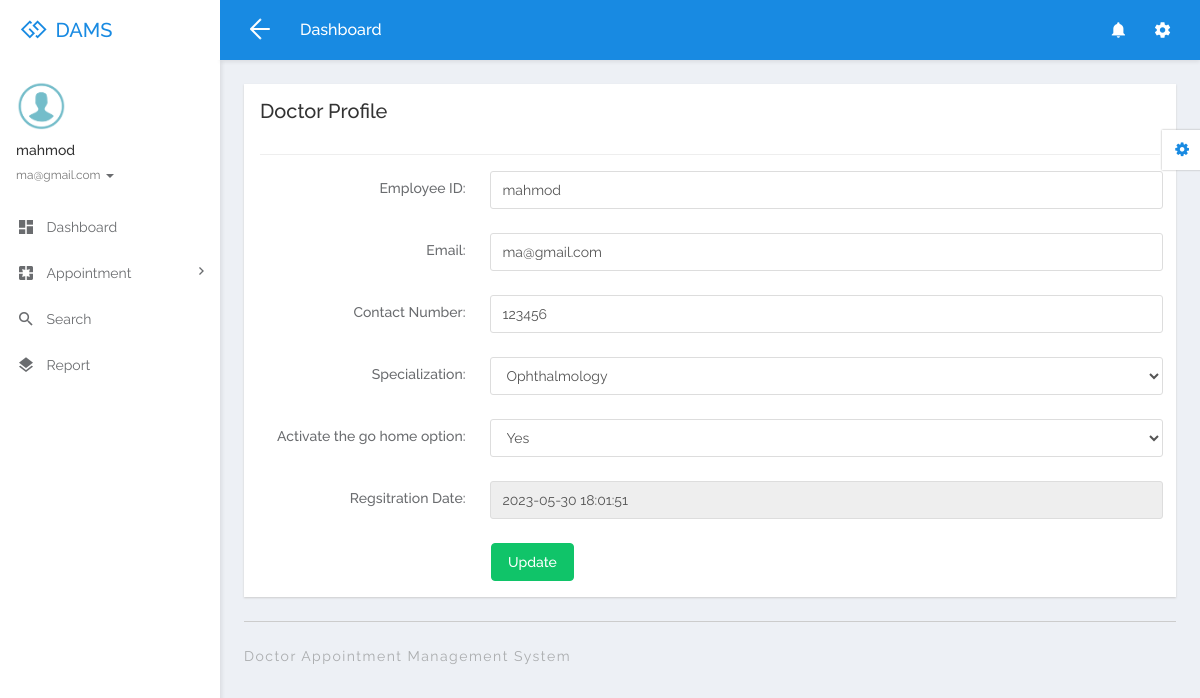
/doctor/profile.php (signed in), run on the app's committed database.
### tables this page shows
CREATE TABLE `tbldoctor` (
  `ID` int(5) NOT NULL,
  `FullName` varchar(250) DEFAULT NULL,
  `MobileNumber` bigint(10) DEFAULT NULL,
  `Email` varchar(250) DEFAULT NULL,
  `Specialization` varchar(250) DEFAULT NULL,
  `Password` varchar(259) DEFAULT NULL,
  `CreationDate` timestamp NULL DEFAULT current_timestamp(),
  `house` tinyint(1) NOT NULL DEFAULT 0
);

CREATE TABLE `tblspecialization` (
  `ID` int(5) NOT NULL,
  `Specialization` varchar(250) DEFAULT NULL,
  `CreationDate` timestamp NULL DEFAULT current_timestamp()
);

### doctor/profile.php (the view, shortened to what this page needs)
 <?php
include('includes/dbconnection.php');
if(isset($_SESSION['damsid']) || isset($_SESSION['pharmid'])){
  ?>
<!DOCTYPE html>
<html lang="en">
<head>
  <link rel="stylesheet" href="libs/bower/font-awesome/css/font-awesome.min.css">
  <link rel="stylesheet" href="libs/bower/material-design-iconic-font/dist/css/material-design-iconic-font.css">
  <link rel="stylesheet" href="libs/bower/animate.css/animate.min.css">
  <link rel="stylesheet" href="libs/bower/fullcalendar/dist/fullcalendar.min.css">
  <link rel="stylesheet" href="libs/bower/perfect-scrollbar/css/perfect-scrollbar.css">
  <link rel="stylesheet" href="assets/css/bootstrap.css">
  <link rel="stylesheet" href="assets/css/core.css">
  <link rel="stylesheet" href="assets/css/app.css">
</head>
<body class="menubar-left menubar-unfold menubar-light theme-primary">
<?php include_once('includes/header.php');?>
<?php include_once('includes/sidebar.php');?>
<main id="app-main" class="app-main">
  <div class="wrap">
  <section class="app-content">
    <div class="row">
      <div class="col-md-12">
        <div class="widget">
          <header class="widget-header">
            <h3 class="widget-title">Doctor Profile</h3>
          </header>
          <hr class="widget-separator">
          <div class="widget-body">
            <?php
$did=$_SESSION['damsid'];
$sql="SELECT tbldoctor.*,tblspecialization.ID as sid,tblspecialization.Specialization as sssp from  tbldoctor join tblspecialization on tblspecialization.ID=tbldoctor.Specialization where tbldoctor.ID=:did";
$query = $dbh -> prepare($sql);
$query->bindParam(':did',$did,PDO::PARAM_STR);
$query->execute();
$results=$query->fetchAll(PDO::FETCH_OBJ);
if($query->rowCount() > 0)
{
foreach($results as $row)
{               ?>
            <form class="form-horizontal" method="post">
              <div class="form-group">
                <label for="exampleTextInput1" class="col-sm-3 control-label">Employee ID:</label>
                <div class="col-sm-9">
                  <input id="fname" type="text" class="form-control" placeholder="Full Name" name="fname" required="true" value="<?php  echo $row->FullName;?>">
                </div>
              </div>
              <div class="form-group">
                <label for="email2" class="col-sm-3 control-label">Email:</label>
                <div class="col-sm-9">
                  <input type="email" class="form-control" id="email" name="email" value="<?php  echo $row->Email;?>" required='true'>
                </div>
              </div>
               <div class="form-group">
                <label for="email2" class="col-sm-3 control-label">Contact Number:</label>
                <div class="col-sm-9">
                  <input type="text" class="form-control" id="email2" name="mobilenumber" value="<?php  echo $row->MobileNumber;?>" required='true' maxlength='10'>
                </div>
              </div>
              <div class="form-group">
                <label for="email2" class="col-sm-3 control-label">Specialization:</label>
                <div class="col-sm-9">
                  <select class="form-control" name="specializationid">
        <option value="<?php  echo htmlentities($row->ID);?>"><?php  echo htmlentities($row->sssp);?></option>
        <?php
$sql1="SELECT * from tblspecialization";
$query1 = $dbh -> prepare($sql1);
$query1->execute();
$results1=$query1->fetchAll(PDO::FETCH_OBJ);
$cnt=1;
if($query1->rowCount() > 0)
{
foreach($results1 as $row1)
{               ?>
        <option value="<?php  echo htmlentities($row1->ID);?>"><?php  echo htmlentities($row1->Specialization);?></option><?php $cnt=$cnt+1;}} ?>
      </select>
                </div>
              </div>
              <div class="form-group">
                <label for="email2" class="col-sm-3 control-label">Activate the go home option:</label>
                <div class="col-sm-9">
                  <select class="form-control" name="activate">
                    <option value="1">Yes</option>
                  </select>
</div>
</div>
              <div class="form-group">
                <label for="email2" class="col-sm-3 control-label">Regsitration Date:</label>
                <div class="col-sm-9">
                  <input type="text" class="form-control" id="email2" name="" value="<?php  echo $row->CreationDate;?>" readonly="true">
                </div>
              </div>
             <?php $cnt=$cnt+1;}} ?>
              <div class="row">
                <div class="col-sm-9 col-sm-offset-3">
                  <button type="submit" class="btn btn-success" name="submit">Update</button>
                </div>
              </div>
            </form>
          </div>
        </div>
      </div>
    </div>
  </section>
</div>
  <?php include_once('includes/footer.php');?>
</main>
<?php include_once('includes/customizer.php');?>
</body>
</html>
<?php }  else {
    header('location:logout.php');
}?>

### doctor/includes/sidebar.php (shortened to what this page needs)
<aside id="menubar" class="menubar light">
  <div class="app-user">
    <div class="media">
      <div class="media">
        <div class="avatar avatar-md avatar-circle">
          <a href="javascript:void(0)"><img class="img-responsive" src="assets/images/images.png" alt="avatar"/></a>
        </div>
      </div>
      <div class="media-body">
        <div class="foldable">
          <?php
$eid=isset($_SESSION['damsid']) ?  $_SESSION['damsid'] : $_SESSION['pharmid'];
$sql="SELECT FullName,Email from  tbldoctor where ID=:eid";
$query = $dbh -> prepare($sql);
$query->bindParam(':eid',$eid,PDO::PARAM_STR);
$query->execute();
$results=$query->fetchAll(PDO::FETCH_OBJ);
foreach($results as $row)
{
$email=$row->Email;
$fname=$row->FullName;
}   ?>
          <h5><a href="javascript:void(0)" class="username"><?php  echo $fname ;?></a></h5>
          <ul>
            <li class="dropdown">
              <a href="javascript:void(0)" class="dropdown-toggle usertitle" data-toggle="dropdown" aria-haspopup="true" aria-expanded="false">
                <small><?php  echo $email;?></small>
                <span class="caret"></span>
              </a>
            </li>
          </ul>
        </div>
      </div>
    </div>
  </div>
  <div class="menubar-scroll">
    <div class="menubar-scroll-inner">
      <ul class="app-menu">
                <?php
          if(isset($_SESSION['pharmid'])) { ?>
              <li class="has-submenu">
                <a href="javascript:void(0)" class="submenu-toggle">
                <i class="menu-icon zmdi zmdi-hospital-alt zmdi-hc-lg"></i>
                  <span class="menu-text">Pharmacy</span>
                  <i class="menu-caret zmdi zmdi-hc-sm zmdi-chevron-right"></i>
                </a>
                <ul class="submenu">
                  <li><a href="pharmacy.php"><span class="menu-text">Pharmacy Manage</span></a></li>
                  <li><a href="Add_Medicine.php"><span class="menu-text">Add a medicine</span></a></li>
                </ul>
              </li>
          <?php } else {
        ?>
        <li class="has-submenu">
          <a href="dashboard.php">
            <i class="menu-icon zmdi zmdi-view-dashboard zmdi-hc-lg"></i>
            <span class="menu-text">Dashboard</span>
          </a>
        </li>
       <li class="has-submenu">
          <a href="javascript:void(0)" class="submenu-toggle">
            <i class="menu-icon zmdi zmdi-pages zmdi-hc-lg"></i>
            <span class="menu-text">Appointment</span>
            <i class="menu-caret zmdi zmdi-hc-sm zmdi-chevron-right"></i>
          </a>
        </li>
        <li>
          <a href="search.php">
            <i class="menu-icon zmdi zmdi-search zmdi-hc-lg"></i>
            <span class="menu-text">Search</span>
          </a>
        </li>
        <li>
          <a href="appointment-bwdates.php">
            <i class="menu-icon zmdi zmdi-layers zmdi-hc-lg"></i>
            <span class="menu-text">Report</span>
          </a>
        </li>
            <?php } ?>
      </ul>
    </div>
  </div>
</aside>

### data on the page
tbldoctor: FullName "mahmod", Email "ma@gmail.com", fname "mahmod", email "ma@gmail.com", mobilenumber "123456", specializationid "Ophthalmology", CreationDate "2023-05-30 18:01:51"
